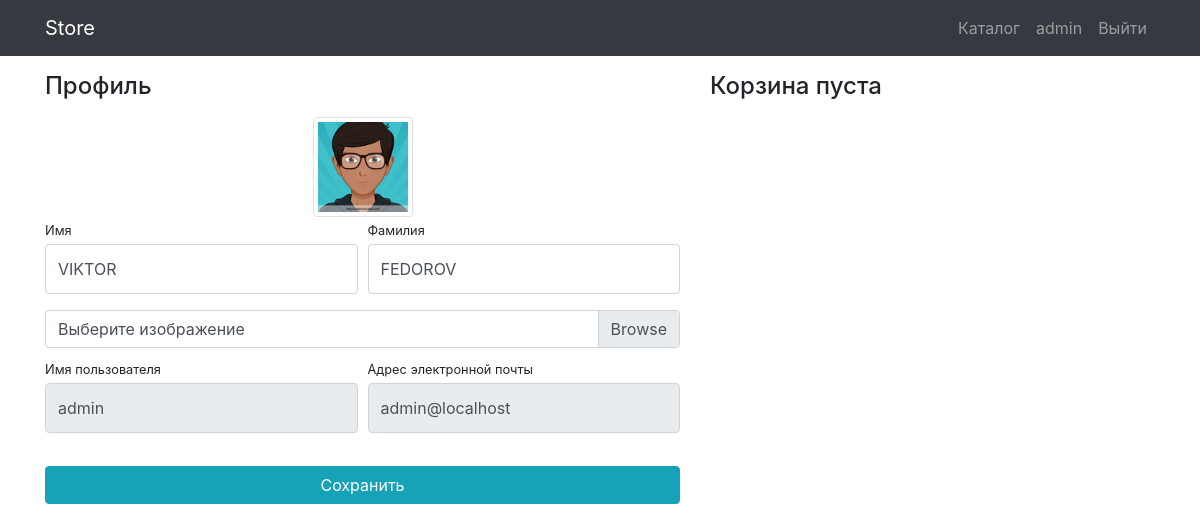
Before: /users/profile/ (signed in) with the older database file.
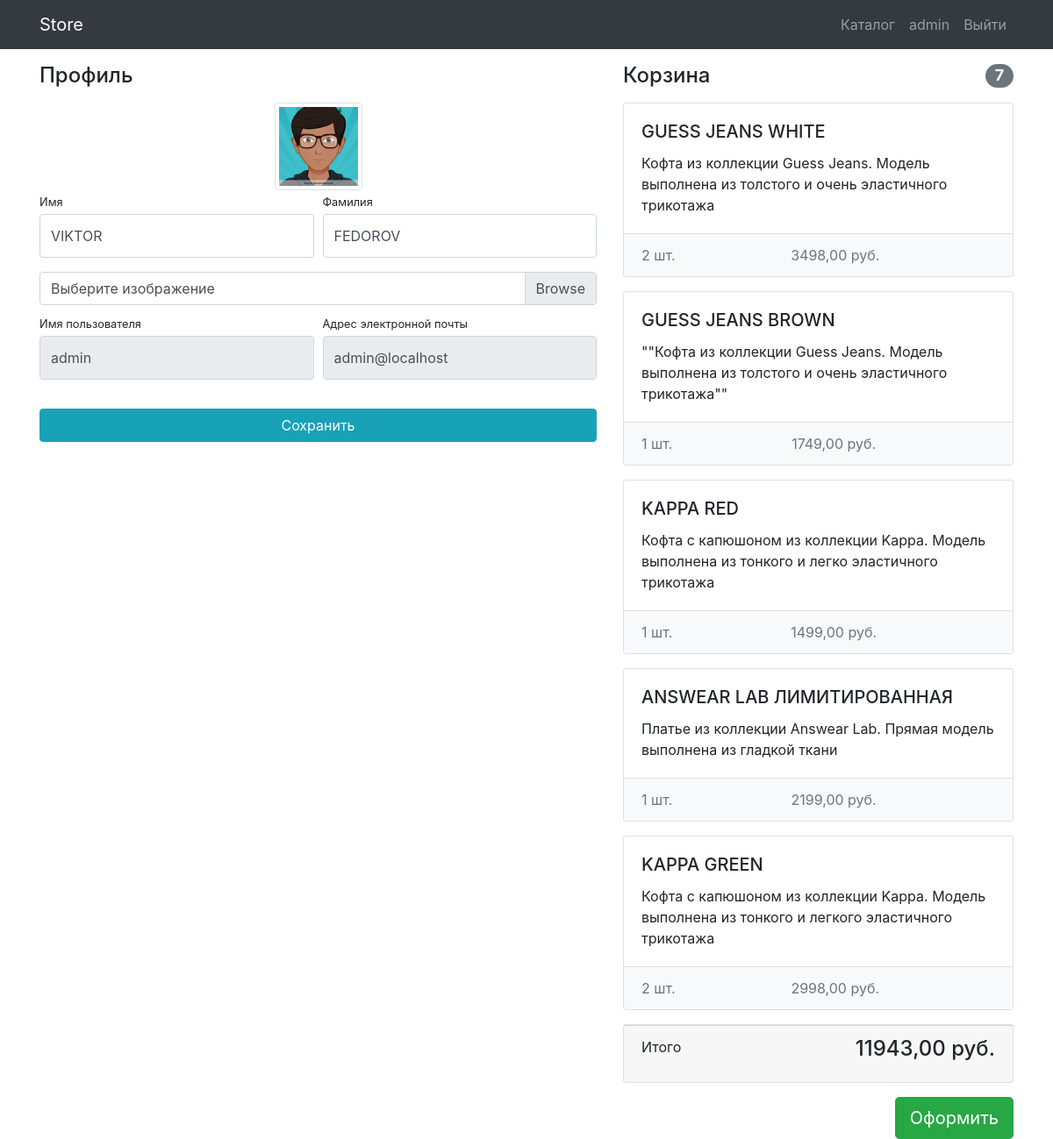
After: the same page with the newer database file.
### users/models.py (models this page shows)
class User(AbstractUser):
    image = models.ImageField(upload_to='users_images', blank=True)

### products/models.py (models this page shows, shortened)
class Basket(models.Model):
    user = models.ForeignKey(User, on_delete=models.CASCADE, verbose_name='Пользователь')
    product = models.ForeignKey('Product', on_delete=models.CASCADE, verbose_name='Товар')
    quantity = models.PositiveIntegerField(default=0, verbose_name="Количество товара")
    create_database = models.DateTimeField(auto_now_add=True, verbose_name='Дата добавления')
    def sum(self):
        return self.quantity * self.product.price
    class Meta:
        verbose_name = "товар в корзину"
        verbose_name_plural = "корзина"

class Product(models.Model):
    name = models.CharField(max_length=256, verbose_name="Название товара")
    image = models.ImageField(upload_to="products_images/", blank=True, verbose_name="Изображение")
    description = models.TextField(blank=True, verbose_name="Описание")
    short_description = models.CharField(max_length=100, blank=True, verbose_name="Краткое описание")
    price = models.DecimalField(default=0, max_digits=8, decimal_places=2, verbose_name="Цена")
    quantity = models.PositiveIntegerField(default=0, verbose_name="Количество")
    category = models.ForeignKey(ProductCategory, on_delete=models.CASCADE, verbose_name="Категория")
    class Meta:
        verbose_name = "товар"
        verbose_name_plural = "товары"

### users/views.py (the view)
# urls.py: path('profile/', views.profile, name='profile'),
@login_required(login_url="/users/login")
def profile(request):
    user = request.user
    if request.method == 'POST':
        form = UserProfileForm(data=request.POST, files=request.FILES, instance=user)
        if form.is_valid():
            form.save()
            return redirect('profile')
    else:
        form = UserProfileForm(instance=user)
    baskets = Basket.objects.filter(user=user)
    total_quantity = sum(basket.quantity for basket in baskets)
    total_sum = sum(basket.sum() for basket in baskets)
    context = {
        'title': 'Профиль пользователя',
        'form': form,
        'baskets': Basket.objects.filter(user=user),
        'total_quantity': total_quantity,
        'total_sum': total_sum
    }
    return render(request, 'users/profile.html', context)

### users/forms.py
class UserProfileForm(UserChangeForm):
    username = forms.CharField(widget=forms.TextInput(attrs={'readonly': True}))
    email = forms.CharField(widget=forms.EmailInput(attrs={'readonly': True}))
    image = forms.ImageField(widget=forms.FileInput(), required=False)
    class Meta:
        model = User
        fields = ('first_name', 'last_name', 'username', 'email', 'image')
    def __init__(self, *args, **kwargs):
        super().__init__(*args, **kwargs)
        for field in self.fields.values():
            field.widget.attrs['class'] = 'form-control py-4'
        self.fields['image'].widget.attrs['class'] = 'custom-file-input'

### users/templates/users/profile.html (shortened to what this page needs)
{% extends 'products/base.html' %}
{% load static %}
{% block css %}
<link href="{% static 'css/profile.css' %}" rel="stylesheet">{% endblock %}
{% block content %}
<div class="container">
    <div class="row">
        <div class="col-lg-7">
            <h4 class="mt-3 mb-3">Профиль</h4>
            <div class="col-lg-12 text-center">
                <img width="100" height="100"
                     src="{%if user.image%}{{user.image.url}}{%else%}{% static 'vendor/img/users/default.jpg'%}{%endif%}"
                     class="img-thumbnail">
            </div>
            <form action="{%url 'profile'%}" method="post" enctype="multipart/form-data">
                <div class="form-row">
                    <div class="col-lg-6">
                        <div class="form-group">
                            <label class="small mb-1" for="{{form.first_name.id_for_label}}">Имя</label>
                            {{form.first_name}}
                        </div>
                    </div>
                    <div class="col-lg-6">
                        <div class="form-group">
                            <label class="small mb-1" for="{{fomr.last_name.id_for_label}}">Фамилия</label>
                            {{form.last_name}}
                        </div>
                    </div>
                </div>
                <div class="form-row mb-2">
                    <div class="col-lg-12">
                        <div class="custom-file">
                            <label class="custom-file-label" for="{{form.image.id_for_label}}">Выберите
                                изображение</label>
                        </div>
                    </div>
                </div>
                <div class="form-row">
                    <div class="col-lg-6">
                        <label class="small mb-1" for="{{form.username.id_for_label}}">Имя пользователя</label>
                        {{form.username}}
                    </div>
                    <div class="col-lg-6">
                        <label class="small mb-1" for="{{form.email.id_for_label}}">Адрес электронной
                            почты</label>
                        {{form.email}}
                    </div>
                </div>
                <div class="form-row">
                    <div class="col-lg-12" style="margin-top: 33px;">
                        <input class="btn btn-info btn-block" type="submit" value="Сохранить">
                    </div>
                </div>
            </form>
        </div>
        {% include 'products/basket.html' %}
    </div>
</div>
{% endblock %}

### products/templates/products/base.html (shortened to what this page needs)
<!DOCTYPE html>
{% load static %}
<html lang="en">
<head>
    <link href="{% static 'vendor/bootstrap/css/bootstrap.min.css' %}" rel="stylesheet">
    {% block css %}{% endblock %}
</head>
<body>
<nav class="navbar navbar-expand-lg navbar-dark bg-dark fixed-top">
    <div class="container">
        <a class="navbar-brand" href="{% url 'index' %}">Store</a>
        <div class="collapse navbar-collapse" id="navbarResponsive">
            <ul class="navbar-nav ml-auto">
                <li class="nav-item">
                    <a class="nav-link" href="{% url 'products' %}">Каталог  </a>
                </li>
                {% if user.is_authenticated %}
                <li class="nav-item">
                    <a class="nav-link" href="{%url 'profile'%}">{{user.username}}
                    </a>
                </li>
                <li class="nav-item">
                    <a class="nav-link" href="{% url 'logout'%}">Выйти </a>
                </li>
                {%else%}
                <li class="nav-item">
                    <a class="nav-link" href="{% url 'login'%}">Войти <i class="fas fa-sign-in-alt"></i></a>
                </li>
                {%endif%}
            </ul>
        </div>
    </div>
</nav>
{% block content %}
{% endblock %}
</body>
</html>

### products/templates/products/basket.html (shortened to what this page needs)
{% if baskets %}
<div class="col-lg-5">
            <h4 class="mt-3 mb-3 d-flex justify-content-between align-items-center mb-3">
                Корзина <span class="badge badge-secondary badge-pill">{{total_quantity}}</span>
            </h4>
            {%for basket in baskets%}
            <div class="card mb-3">
                <div class="card-body">
                    <h5 class="card-title">{{basket.product.name}}</h5>
                    <p class="card-text">{{basket.product.short_description}}</p>
                </div>
                <ul class="list-group list-group-flush">
                    <li class="list-group-item d-flex justify-content-between lh-condensed bg-light">
                        <span class="text-muted">{{basket.quantity}} шт.</span>
                        <span class="text-muted">{{basket.sum}} руб.</span>
                    </li>
                </ul>
            </div>
            {%endfor%}
            <div class="card mb-3">
                <div class="card-footer">
                    <p class="float-left">Итого</p>
                    <h4 class="float-right">{{total_sum}} руб.</h4>
                </div>
            </div>
            <a href="#" class="btn btn-success btn-lg float-right">Оформить</a>
        </div>
{%else%}
<div class="col-lg-5">
    <h4 class="mt-3 mb-3 d-flex justify-content-between align-items-center mb-3">Корзина пуста</h4>
</div>
{%endif%}

### products/static/css/profile.css (style rules this page uses)
body { padding-top: 56px; }

Changed rows visible on the page:
added Basket: product.name "GUESS JEANS WHITE", product.short_description "Кофта из коллекции Guess Jeans. Модель выполнена из толстого и очень эластичного трикотажа", quantity "2", sum "3498,00"
added Basket: product.name "GUESS JEANS BROWN", product.short_description "\"\"Кофта из коллекции Guess Jeans. Модель выполнена из толстого и очень эластичного трикотажа\"\"", quantity "1", sum "1749,00"
added Basket: product.name "KAPPA RED", product.short_description "Кофта с капюшоном из коллекции Kappa. Модель выполнена из тонкого и легко эластичного трикотажа", quantity "1", sum "1499,00"
added Basket: product.name "ANSWEAR LAB ЛИМИТИРОВАННАЯ", product.short_description "Платье из коллекции Answear Lab. Прямая модель выполнена из гладкой ткани", quantity "1", sum "2199,00"
added Basket: product.name "KAPPA GREEN", product.short_description "Кофта с капюшоном из коллекции Kappa. Модель выполнена из тонкого и легкого эластичного трикотажа", quantity "2", sum "2998,00"
Other visible differences:
{{ total_quantity }}: (not shown) → "7"
{{ total_sum }}: (not shown) → "11943,00"
text no longer shown: "Корзина пуста"
text now shown: "Корзина Итого руб. Оформить"
